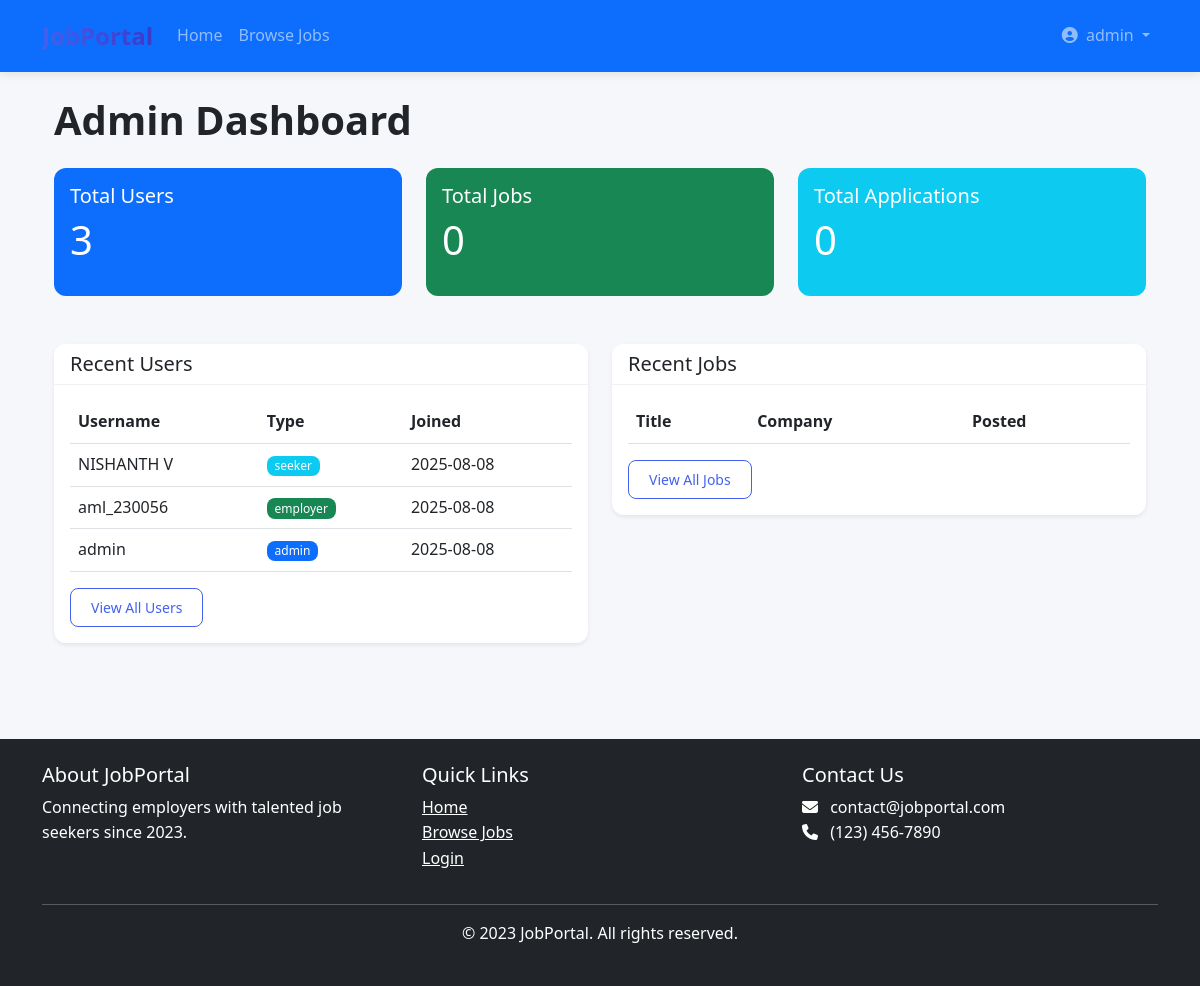
The page /admin/dashboard (signed in) on the database its author committed.
### tables this page shows
CREATE TABLE users (
            id INTEGER PRIMARY KEY AUTOINCREMENT,
            username TEXT UNIQUE NOT NULL,
            email TEXT UNIQUE NOT NULL,
            password TEXT NOT NULL,
            user_type TEXT NOT NULL,
            company_name TEXT,
            full_name TEXT,
            created_at TIMESTAMP DEFAULT CURRENT_TIMESTAMP
        );

### app.py (the view)
@app.route('/admin/dashboard')
def admin_dashboard():
    if 'user_id' not in session or session['user_type'] != 'admin':
        return redirect(url_for('login'))
    conn = get_db_connection()
    users = conn.execute('SELECT * FROM users ORDER BY created_at DESC').fetchall()
    jobs = conn.execute('SELECT jobs.*, users.username FROM jobs JOIN users ON jobs.employer_id = users.id ORDER BY posted_at DESC').fetchall()
    applications = conn.execute('''
        SELECT applications.*, jobs.title, users.username
        FROM applications
        JOIN jobs ON applications.job_id = jobs.id
        JOIN users ON applications.seeker_id = users.id
        ORDER BY applied_at DESC
    ''').fetchall()
    conn.close()
    return render_template('dashboard_admin.html',
                         users=users,
                         jobs=jobs,
                         applications=applications)

### app.py (called while the page is built)
def get_db_connection():
    conn = sqlite3.connect('jobs.db')
    conn.row_factory = sqlite3.Row
    conn.execute('PRAGMA foreign_keys = ON')
    return conn

### templates/dashboard_admin.html (shortened to what this page needs)
{% extends "base.html" %}
{% block content %}
<div class="container-fluid">
    <h1 class="fw-bold mb-4">Admin Dashboard</h1>
    <div class="row mb-4">
        <div class="col-md-4">
            <div class="card bg-primary text-white">
                <div class="card-body">
                    <h5 class="card-title">Total Users</h5>
                    <p class="display-6">{{ users|length }}</p>
                </div>
            </div>
        </div>
        <div class="col-md-4">
            <div class="card bg-success text-white">
                <div class="card-body">
                    <h5 class="card-title">Total Jobs</h5>
                    <p class="display-6">{{ jobs|length }}</p>
                </div>
            </div>
        </div>
        <div class="col-md-4">
            <div class="card bg-info text-white">
                <div class="card-body">
                    <h5 class="card-title">Total Applications</h5>
                    <p class="display-6">{{ applications|length }}</p>
                </div>
            </div>
        </div>
    </div>
    <div class="row">
        <div class="col-md-6 mb-4">
            <div class="card shadow-sm">
                <div class="card-header bg-white">
                    <h5 class="mb-0">Recent Users</h5>
                </div>
                <div class="card-body">
                    <div class="table-responsive">
                        <table class="table">
                            <thead>
                                <tr>
                                    <th>Username</th>
                                    <th>Type</th>
                                    <th>Joined</th>
                                </tr>
                            </thead>
                            <tbody>
                                {% for user in users[-5:] %}
                                <tr>
                                    <td>{{ user['username'] }}</td>
                                    <td><span class="badge bg-{{ 'primary' if user['user_type'] == 'admin' else 'success' if user['user_type'] == 'employer' else 'info' }}">{{ user['user_type'] }}</span></td>
                                    <td>{{ user['created_at'][:10] }}</td>
                                </tr>
                                {% endfor %}
                            </tbody>
                        </table>
                    </div>
                    <a href="#" class="btn btn-sm btn-outline-primary">View All Users</a>
                </div>
            </div>
        </div>
        <div class="col-md-6 mb-4">
            <div class="card shadow-sm">
                <div class="card-header bg-white">
                    <h5 class="mb-0">Recent Jobs</h5>
                </div>
                <div class="card-body">
                    <div class="table-responsive">
                        <table class="table">
                            <thead>
                                <tr>
                                    <th>Title</th>
                                    <th>Company</th>
                                    <th>Posted</th>
                                </tr>
                            </thead>
                        </table>
                    </div>
                    <a href="#" class="btn btn-sm btn-outline-primary">View All Jobs</a>
                </div>
            </div>
        </div>
    </div>
</div>
{% endblock %}

### templates/base.html (shortened to what this page needs)
<!DOCTYPE html>
<html lang="en">
<head>
    <link href="https://cdn.jsdelivr.net/npm/bootstrap@5.3.0/dist/css/bootstrap.min.css" rel="stylesheet">
    <link rel="stylesheet" href="https://cdnjs.cloudflare.com/ajax/libs/font-awesome/6.4.0/css/all.min.css">
    <link rel="stylesheet" href="{{ url_for('static', filename='css/style.css') }}">
</head>
<body>
    <nav class="navbar navbar-expand-lg navbar-dark bg-primary">
        <div class="container">
            <a class="navbar-brand" href="{{ url_for('index') }}">JobPortal</a>
            <div class="collapse navbar-collapse" id="navbarNav">
                <ul class="navbar-nav me-auto">
                    <li class="nav-item">
                        <a class="nav-link" href="{{ url_for('index') }}">Home</a>
                    </li>
                    <li class="nav-item">
                        <a class="nav-link" href="{{ url_for('browse_jobs') }}">Browse Jobs</a>
                    </li>
                </ul>
                <ul class="navbar-nav">
                    {% if 'user_id' not in session %}
                        <li class="nav-item">
                            <a class="nav-link" href="{{ url_for('login') }}">Login</a>
                        </li>
                        <li class="nav-item">
                            <a class="nav-link" href="{{ url_for('signup') }}">Sign Up</a>
                        </li>
                    {% else %}
                        <li class="nav-item dropdown">
                            <a class="nav-link dropdown-toggle" href="#" id="navbarDropdown" role="button" data-bs-toggle="dropdown">
                                <i class="fas fa-user-circle me-1"></i> {{ session['username'] }}
                            </a>
                        </li>
                    {% endif %}
                </ul>
            </div>
        </div>
    </nav>
    <main class="container my-4">
        {% block content %}{% endblock %}
    </main>
    <footer class="bg-dark text-white py-4 mt-5">
        <div class="container">
            <div class="row">
                <div class="col-md-4">
                    <h5>About JobPortal</h5>
                    <p>Connecting employers with talented job seekers since 2023.</p>
                </div>
                <div class="col-md-4">
                    <h5>Quick Links</h5>
                    <ul class="list-unstyled">
                        <li><a href="{{ url_for('index') }}" class="text-white">Home</a></li>
                        <li><a href="{{ url_for('browse_jobs') }}" class="text-white">Browse Jobs</a></li>
                        <li><a href="{{ url_for('login') }}" class="text-white">Login</a></li>
                    </ul>
                </div>
                <div class="col-md-4">
                    <h5>Contact Us</h5>
                    <address>
                        <i class="fas fa-envelope me-2"></i> contact@jobportal.com<br>
                        <i class="fas fa-phone me-2"></i> (123) 456-7890
                    </address>
                </div>
            </div>
            <hr>
            <div class="text-center">
                <p>&copy; 2023 JobPortal. All rights reserved.</p>
            </div>
        </div>
    </footer>
</body>
</html>

### static/css/style.css (style rules this page uses)
:root { --primary: #4361ee; --primary-light: #e6ebff; --secondary: #3f37c9; --dark: #212529; --light: #f8f9fa; --success: #4cc9f0; --danger: #f72585; --warning: #f8961e; --info: #4895ef; }
body { font-family: 'Segoe UI', system-ui, -apple-system, sans-serif; line-height: 1.6; color: var(--dark); background-color: #f5f7fa; }
.navbar { box-shadow: 0 2px 10px rgba(0, 0, 0, 0.1); padding: 0.75rem 0; }
.navbar-brand { font-weight: 700; font-size: 1.5rem; background: linear-gradient(to right, var(--primary), var(--secondary)); -webkit-background-clip: text; background-clip: text; color: transparent; }
.nav-link { font-weight: 500; padding: 0.5rem 1rem; border-radius: 0.5rem; transition: all 0.3s ease; }
.card { border: none; border-radius: 0.75rem; overflow: hidden; transition: all 0.3s cubic-bezier(0.25, 0.8, 0.25, 1); margin-bottom: 1.5rem; }
.card-header { background-color: white; border-bottom: 1px solid rgba(0, 0, 0, 0.05); }
.btn { border-radius: 0.5rem; padding: 0.5rem 1.25rem; font-weight: 500; transition: all 0.3s ease; }
.btn-outline-primary { color: var(--primary); border-color: var(--primary); }
.badge { font-weight: 500; padding: 0.35em 0.65em; border-radius: 0.5rem; }

### rows shown on the page
users: username "NISHANTH V", user_type "seeker", created_at "2025-08-08"
users: username "aml_230056", user_type "employer", created_at "2025-08-08"
users: username "admin", user_type "admin", created_at "2025-08-08"

### other values the page prints
{{ session['username'] }} "admin"
{{ users|length }} "3"
{{ jobs|length }} "0"
{{ applications|length }} "0"
